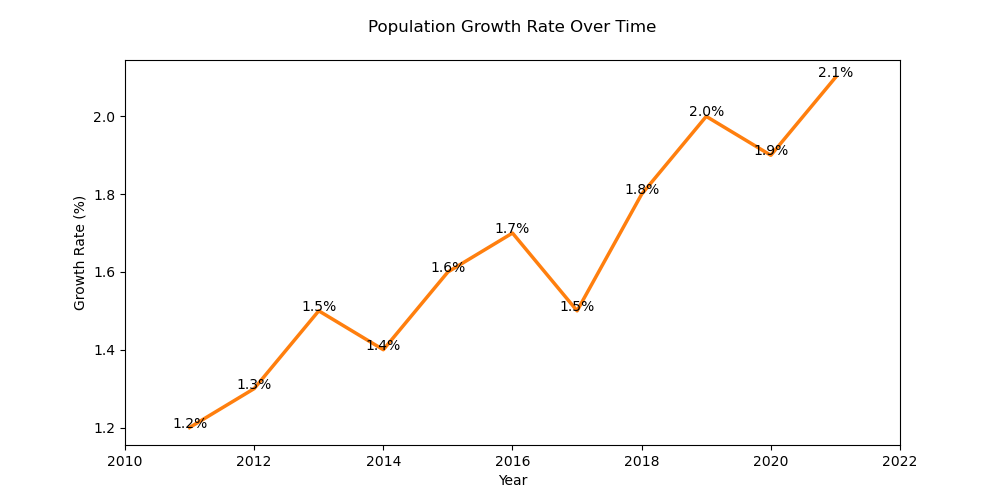

The Python source for this figure:

import pandas as pd
import seaborn as sns
import matplotlib.pyplot as plt

# Prepare the data
data = {
    'Year': [2011, 2012, 2013, 2014, 2015, 2016, 2017, 2018, 2019, 2020, 2021],
    'Population Growth Rate': [1.2, 1.3, 1.5, 1.4, 1.6, 1.7, 1.5, 1.8, 2.0, 1.9, 2.1]
}

df = pd.DataFrame(data)

# Initialize the matplotlib figure
f, ax = plt.subplots(figsize=(10, 5))

# Plot the data
sns.lineplot(data=df, x='Year', y='Population Growth Rate', color='#ff7f0e', linewidth=2.5)

# Customizing the axes and ticks
ax.set(xlim=(2010, 2022), xlabel='Year', ylabel='Growth Rate (%)')
ax.set_title('Population Growth Rate Over Time', pad=20)

# Annotations
for x, y in zip(df['Year'], df['Population Growth Rate']):
    ax.text(x, y, f'{y}%', color='black', ha="center")

# Show the plot
plt.show()
